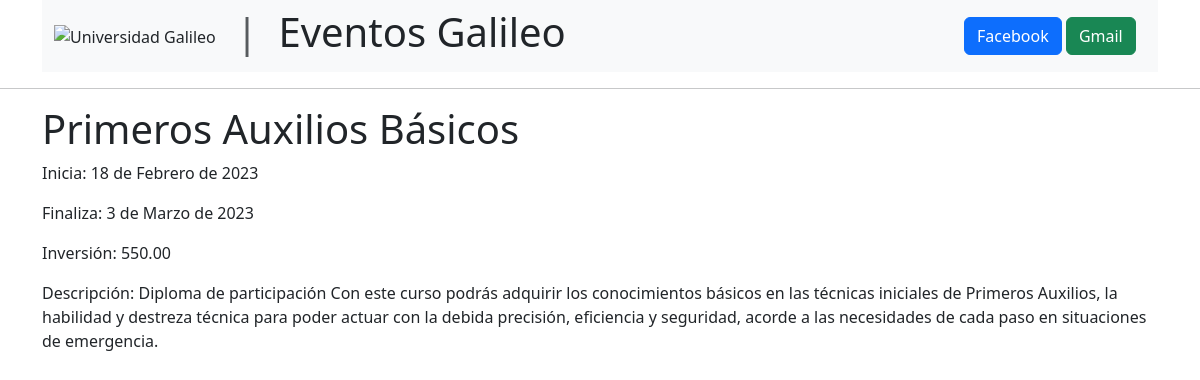
Page /detalle/3 on the committed database.
### eventos/models.py (models this page shows, shortened)
class Evento(models.Model):
    nombre = models.CharField(max_length=30)
    precio = models.DecimalField(default=0.0, max_digits=8, decimal_places=2)
    inicio = models.DateField()
    fin = models.DateField()
    ultimo = models.DateField(default=timezone.now)
    diploma = models.BooleanField(default=1)
    foto = models.ImageField(upload_to='images/', null=True,blank=True)
    descripcion = models.TextField()
    activo = models.BooleanField(default=1)
    created_by = models.ForeignKey(settings.AUTH_USER_MODEL, on_delete=models.CASCADE, default=1)
    created_at = models.DateTimeField(default=timezone.now)

### eventos/views.py (the view)
# urls.py: path('detalle/<codigo>', views.detalle),
def detalle(request,codigo):
    eventos = get_object_or_404(Evento,id=codigo)
    data = {
        'titulo': "Detalle",
        'listado': eventos
    }
    return render(request,"detalle.html",data)

### eventos/templates/detalle.html (shortened to what this page needs)
{% extends 'base.html' %}
{% block body %}
<h1>{{ listado.nombre | title }}</h1>
<p>Inicia: {{ listado.inicio }} </p>
<p>Finaliza: {{ listado.fin }} </p>
<p>Inversión:  {{ listado.precio  }} </p>
<p>Descripción:  {{ listado.descripcion | capfirst  }} </p>
{% endblock  %}

### rows in the picture
Evento: nombre "Primeros Auxilios Básicos", inicio "18 de Febrero de 2023", fin "3 de Marzo de 2023", precio "550.00", descripcion "Diploma de participación Con este curso podrás adquirir los conocimientos básicos en las técnicas iniciales de Primeros Auxilios, la habilidad y destreza técnica para poder actuar con la debida precisión, eficiencia y seguridad, acorde a las necesidades de cada paso en situaciones de emergencia."
